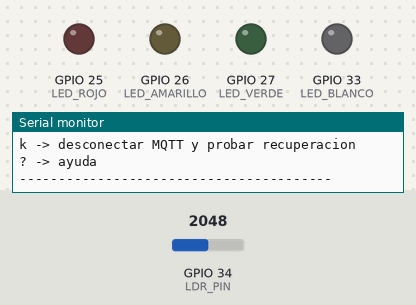
The sketch below on a simulated ESP32. On the bench: output pins drawn as LEDs (lit = HIGH), the last lines printed to the serial monitor. Inputs (shaded band) come from the test bench; at power-on: GPIO 34 (LDR_PIN) = 2048 (analog values on the 0–4095 scale). WiFi joins after 1.5 s; servers stay silent unless stated; no MQTT or app messages arrive unless stated.

Above: at 1.7 s.
1.8 s: GPIO 34 (LDR_PIN) set to 107
3.5 s: GPIO 34 (LDR_PIN) set to 91
At 4.7 s:
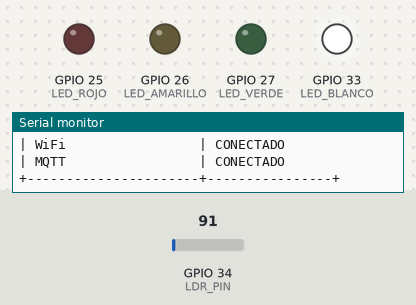
10.0 s: GPIO 34 (LDR_PIN) set to 491
At 10.5 s:
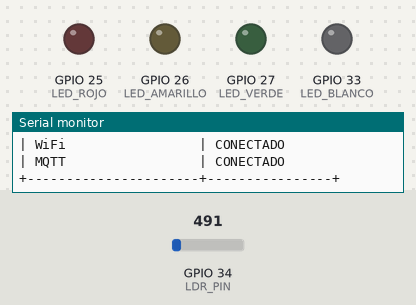
Timing chart, 0 to 12.5 s (numbered marks = the images above; inputs shaded):
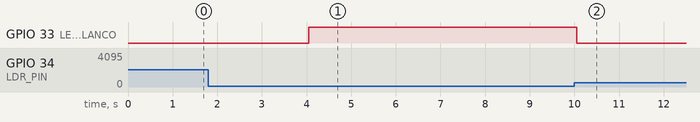

The sketch:

esp32_luminosidad.ino
```cpp
/*
  SEMANA 13 - ALERTA DE LUMINOSIDAD CON IFTTT
  Equipo: SJ Grupo

  Flujo:
    LDR -> ESP32 -> Adafruit IO -> IFTTT -> notificacion push

  Sensor:
    3V3 -> LDR -> nodo -> resistencia 10 kohm -> GND
                    |
                 GPIO 34

  IMPORTANTE:
    Se publica la lectura ADC del LDR (0 a 4095).
    NO es una medicion en lux.
    El umbral 100 corresponde a ADC para la demostracion.
    Para expresar lux hace falta calibracion con referencia.

  LED blanco:
    GPIO 33, con su resistencia existente.
    Encendido si ADC < 100.

  Comandos del Monitor Serial:
    i -> datos WiFi
    m -> datos MQTT
    p -> solicitar publicacion (respeta intervalo de 15 s)
    d -> desconectar WiFi; se recupera automaticamente
    k -> desconectar MQTT; se recupera automaticamente
    ? -> ayuda

  Monitor Serial: 115200 baudios y Nueva linea.
  Credenciales: config.h (NO subir a GitHub).

  MQTT 1883: autenticado, pero sin cifrado.
*/

#include <WiFi.h>
#include <PubSubClient.h>
#include "config.h"

// ---------- Pines ----------
const uint8_t LDR_PIN = 34;
const uint8_t LED_BLANCO = 33;

// Los otros LEDs quedan apagados en esta version.
const uint8_t LED_ROJO = 25;
const uint8_t LED_AMARILLO = 26;
const uint8_t LED_VERDE = 27;

// ---------- Sensor ----------
const uint32_t INTERVALO_LECTURA = 2000;
const int UMBRAL_OSCURIDAD_ADC = 100;
const bool LDR_INVERTIDA = false;

// ---------- MQTT ----------
const char* MQTT_SERVER = "io.adafruit.com";
const uint16_t MQTT_PORT = 1883;

const uint32_t INTERVALO_PUBLICACION = 15000;
const uint32_t INTERVALO_REINTENTO_MQTT = 15000;

// ---------- WiFi ----------
const uint32_t INTERVALO_REINTENTO_WIFI = 15000;

// ---------- Objetos ----------
WiFiClient clienteRed;
PubSubClient mqtt(clienteRed);

// ---------- Topicos ----------
String topicLuz;
String topicErrores;
String topicLimite;
String clientId;

// ---------- Estado ----------
int ultimaLuz = 0;
bool hayLectura = false;

bool wifiAnterior = false;
bool mqttAnterior = false;

bool primeraConexionWiFi = true;
bool primerIntentoMQTT = true;
bool primerEnvio = true;
bool envioSolicitado = false;

uint32_t ultimaLectura = 0;
uint32_t ultimoEnvio = 0;
uint32_t ultimoIntentoWiFi = 0;
uint32_t ultimoIntentoMQTT = 0;

uint32_t publicados = 0;
uint32_t fallidos = 0;
uint32_t reconexionesMQTT = 0;
bool algunaConexionMQTT = false;

String lineaSerial;

// ---------- Ayuda ----------
void mostrarAyuda() {
  Serial.println();
  Serial.println("--------------- COMANDOS ---------------");
  Serial.println("i -> datos WiFi");
  Serial.println("m -> datos MQTT");
  Serial.println("p -> solicitar envio (respeta 15 s)");
  Serial.println("d -> desconectar WiFi y probar recuperacion");
  Serial.println("k -> desconectar MQTT y probar recuperacion");
  Serial.println("? -> ayuda");
  Serial.println("----------------------------------------");
}

// ---------- Datos WiFi ----------
void mostrarWiFi() {
  Serial.println();
  Serial.println("----------- DATOS WIFI -----------");

  if (WiFi.status() != WL_CONNECTED) {
    Serial.print("Estado: DESCONECTADO | codigo ");
    Serial.println((int)WiFi.status());
    return;
  }

  Serial.print("IP:      ");
  Serial.println(WiFi.localIP());

  Serial.print("MAC:     ");
  Serial.println(WiFi.macAddress());

  Serial.print("Gateway: ");
  Serial.println(WiFi.gatewayIP());

  Serial.print("RSSI:    ");
  Serial.print(WiFi.RSSI());
  Serial.println(" dBm");

  Serial.println("----------------------------------");
}

// ---------- Datos MQTT ----------
void mostrarMQTT() {
  Serial.println();
  Serial.println("-------- DATOS ADAFRUIT IO --------");

  Serial.print("Broker:  ");
  Serial.println(MQTT_SERVER);

  Serial.print("Puerto:  ");
  Serial.print(MQTT_PORT);
  Serial.println(" (sin cifrado)");

  Serial.print("Usuario: ");
  Serial.println(AIO_USERNAME);

  Serial.println("AIO Key: (oculta)");

  Serial.print("Estado:  ");
  Serial.println(mqtt.connected() ? "CONECTADO" : "DESCONECTADO");

  Serial.print("rc:      ");
  Serial.println(mqtt.state());

  Serial.print("Feed:    ");
  Serial.println(topicLuz);

  Serial.println("Unidad:  ADC, NO lux");

  Serial.print("Enviados por la funcion publish: ");
  Serial.println(publicados);

  Serial.print("Intentos fallidos: ");
  Serial.println(fallidos);

  Serial.print("Reconexiones MQTT: ");
  Serial.println(reconexionesMQTT);

  Serial.println("----------------------------------");
}

// ---------- Mensajes del broker ----------
void callbackMQTT(
  char* topic,
  byte* payload,
  unsigned int length
) {
  Serial.print("[ADAFRUIT] ");
  Serial.print(topic);
  Serial.print(" -> ");

  for (unsigned int i = 0; i < length; i++) {
    Serial.write(payload[i]);
  }

  Serial.println();
}

// ---------- Lectura real del LDR ----------
int leerLDR() {
  long suma = 0;

  for (int i = 0; i < 10; i++) {
    suma += analogRead(LDR_PIN);
    delay(5);
  }

  int lectura = suma / 10;

  if (LDR_INVERTIDA) {
    lectura = 4095 - lectura;
  }

  return lectura;
}

// ---------- Lectura y control local ----------
void revisarSensor() {
  uint32_t ahora = millis();

  if (ahora - ultimaLectura < INTERVALO_LECTURA) {
    return;
  }

  ultimaLectura = ahora;
  ultimaLuz = leerLDR();
  hayLectura = true;

  bool oscuridad = ultimaLuz < UMBRAL_OSCURIDAD_ADC;

  digitalWrite(LED_BLANCO, oscuridad ? HIGH : LOW);

  Serial.println();
  Serial.println("+----------------------+----------------+");

  Serial.print("| LDR ADC              | ");
  Serial.println(ultimaLuz);

  Serial.print("| Umbral demostracion  | ");
  Serial.println(UMBRAL_OSCURIDAD_ADC);

  Serial.print("| Condicion ADC < 100  | ");
  Serial.println(oscuridad ? "SI: OSCURIDAD" : "NO");

  Serial.print("| WiFi                 | ");
  Serial.println(
    WiFi.status() == WL_CONNECTED ? "CONECTADO" : "DESCONECTADO"
  );

  Serial.print("| MQTT                 | ");
  Serial.println(mqtt.connected() ? "CONECTADO" : "DESCONECTADO");

  Serial.println("+----------------------+----------------+");
}

// ---------- WiFi ----------
void revisarWiFi() {
  bool conectado = WiFi.status() == WL_CONNECTED;

  if (conectado && !wifiAnterior) {
    Serial.println("[WiFi] Conexion establecida o recuperada.");
    mostrarWiFi();
    primerIntentoMQTT = true;
  }

  if (!conectado && wifiAnterior) {
    Serial.println("[WiFi] Conexion perdida.");

    // Cerrar cualquier conexion TCP anterior.
    clienteRed.stop();
    mqttAnterior = false;

    // Dar tiempo antes de un nuevo intento.
    ultimoIntentoWiFi = millis();
  }

  wifiAnterior = conectado;

  if (conectado) {
    return;
  }

  uint32_t ahora = millis();

  if (ahora - ultimoIntentoWiFi < INTERVALO_REINTENTO_WIFI) {
    return;
  }

  ultimoIntentoWiFi = ahora;

  Serial.println("[WiFi] Reintentando conexion...");
  WiFi.reconnect();
}

// ---------- MQTT ----------
void revisarMQTT() {
  if (WiFi.status() != WL_CONNECTED) {
    return;
  }

  if (mqtt.connected()) {
    mqtt.loop();
    return;
  }

  if (mqttAnterior) {
    mqttAnterior = false;
    Serial.println("[MQTT] Conexion perdida.");
  }

  uint32_t ahora = millis();

  if (
    !primerIntentoMQTT &&
    ahora - ultimoIntentoMQTT < INTERVALO_REINTENTO_MQTT
  ) {
    return;
  }

  primerIntentoMQTT = false;
  ultimoIntentoMQTT = ahora;

  Serial.print("[MQTT] Conectando a Adafruit IO como ");
  Serial.print(AIO_USERNAME);
  Serial.println("...");

  bool ok = mqtt.connect(
    clientId.c_str(),
    AIO_USERNAME,
    AIO_KEY
  );

  if (!ok) {
    Serial.print("[MQTT] Fallo. rc=");
    Serial.println(mqtt.state());
    Serial.println(
      "[MQTT] rc=4/5: revisar usuario, AIO Key o limites de acceso."
    );
    return;
  }

  if (algunaConexionMQTT) {
    reconexionesMQTT++;
  }

  algunaConexionMQTT = true;
  mqttAnterior = true;

  mqtt.subscribe(topicErrores.c_str());
  mqtt.subscribe(topicLimite.c_str());

  Serial.println("[MQTT] Conexion autenticada correcta.");
  mostrarMQTT();
}

// ---------- Publicacion ----------
void revisarPublicacion() {
  if (!hayLectura || !mqtt.connected()) {
    return;
  }

  uint32_t ahora = millis();
  bool intervaloCumplido =
    primerEnvio ||
    ahora - ultimoEnvio >= INTERVALO_PUBLICACION;

  if (!intervaloCumplido) {
    return;
  }

  // El envio automatico ya ocurre cada 15 segundos.
  // El comando p no salta esta separacion.
  primerEnvio = false;
  envioSolicitado = false;
  ultimoEnvio = ahora;

  String valor = String(ultimaLuz);

  bool ok = mqtt.publish(
    topicLuz.c_str(),
    valor.c_str()
  );

  if (ok) {
    publicados++;
  } else {
    fallidos++;
  }

  Serial.print("[PUBLICACION] t=");
  Serial.print(ahora / 1000);
  Serial.print(" s | ");
  Serial.print(topicLuz);
  Serial.print(" = ");
  Serial.print(valor);
  Serial.print(" ADC | ");
  Serial.println(ok ? "ENVIADO" : "FALLO");

  if (ok) {
    Serial.println(
      "[VERIFICAR] Confirmar dato y hora en Adafruit IO."
    );
  }
}

// ---------- Comandos ----------
void procesarComando(String comando) {
  comando.trim();
  comando.toLowerCase();

  if (comando.length() == 0) {
    return;
  }

  if (comando == "i") {
    mostrarWiFi();
  } else if (comando == "m") {
    mostrarMQTT();
  } else if (comando == "?") {
    mostrarAyuda();
  } else if (comando == "d") {
    Serial.println(
      "[PRUEBA] Desconexion WiFi sin quitar el USB."
    );

    // No se borran credenciales ni se apaga la radio.
    clienteRed.stop();
    WiFi.disconnect(false, false);

    ultimoIntentoWiFi = millis();
  } else if (comando == "k") {
    Serial.println(
      "[PRUEBA] Desconexion MQTT. No se apaga el broker."
    );

    mqtt.disconnect();
    mqttAnterior = false;
    primerIntentoMQTT = false;
    ultimoIntentoMQTT = millis();
  } else if (comando == "p") {
    envioSolicitado = true;

    Serial.println(
      "[ENVIO] Se publicara en el siguiente turno permitido."
    );
  } else {
    Serial.println("[COMANDO] No reconocido. Escribe ?.");
  }
}

void revisarSerial() {
  while (Serial.available() > 0) {
    char c = Serial.read();

    if (c == '\n' || c == '\r') {
      procesarComando(lineaSerial);
      lineaSerial = "";
    } else if (lineaSerial.length() < 40) {
      lineaSerial += c;
    }
  }
}

// ---------- Inicio ----------
void setup() {
  Serial.begin(115200);
  delay(500);

  pinMode(LDR_PIN, INPUT);
  analogReadResolution(12);

  pinMode(LED_BLANCO, OUTPUT);
  pinMode(LED_ROJO, OUTPUT);
  pinMode(LED_AMARILLO, OUTPUT);
  pinMode(LED_VERDE, OUTPUT);

  digitalWrite(LED_BLANCO, LOW);
  digitalWrite(LED_ROJO, LOW);
  digitalWrite(LED_AMARILLO, LOW);
  digitalWrite(LED_VERDE, LOW);

  String usuario = String(AIO_USERNAME);

  topicLuz = usuario + "/feeds/luminosidad";
  topicErrores = usuario + "/errors";
  topicLimite = usuario + "/throttle";

  clientId =
    "SJGrupo_S13_" +
    String((uint32_t)ESP.getEfuseMac(), HEX);

  mqtt.setServer(MQTT_SERVER, MQTT_PORT);
  mqtt.setCallback(callbackMQTT);
  mqtt.setKeepAlive(30);
  mqtt.setSocketTimeout(5);

  WiFi.persistent(false);
  WiFi.mode(WIFI_STA);
  WiFi.setAutoReconnect(true);
  WiFi.begin(WIFI_SSID, WIFI_PASS);

  ultimoIntentoWiFi = millis();

  Serial.println();
  Serial.println("========================================");
  Serial.println(" SEMANA 13 - SJ GRUPO");
  Serial.println(" LDR -> Adafruit IO -> IFTTT -> Push");
  Serial.println(" Unidad: ADC. NO es lux.");
  Serial.println(" Umbral demostrativo: ADC < 100");
  Serial.println(" Publicacion: cada 15 segundos");
  Serial.println("========================================");

  mostrarAyuda();
}

// ---------- Ciclo ----------
void loop() {
  revisarSensor();
  revisarWiFi();
  revisarMQTT();
  revisarSerial();
  revisarPublicacion();

  delay(1);
}
```

config.example.h
```cpp
#ifndef CONFIG_H
#define CONFIG_H


#define WIFI_SSID    "NOMBRE_DE_TU_RED"
#define WIFI_PASS    "CLAVE_DE_TU_RED"

#define AIO_USERNAME "TU_USUARIO_DE_ADAFRUIT_IO"
#define AIO_KEY      "TU_AIO_KEY"

#endif
```

Measured:
- the behaviour switches between 100 and 99 on GPIO 34 (LDR_PIN) (found by bisection; images 0 and 1)
- after the input at 3.5 s, GPIO 33 (LED_BLANCO): LOW → HIGH after 0.55 s
- after the input at 10.0 s, GPIO 33 (LED_BLANCO): HIGH → LOW after 0.05 s
